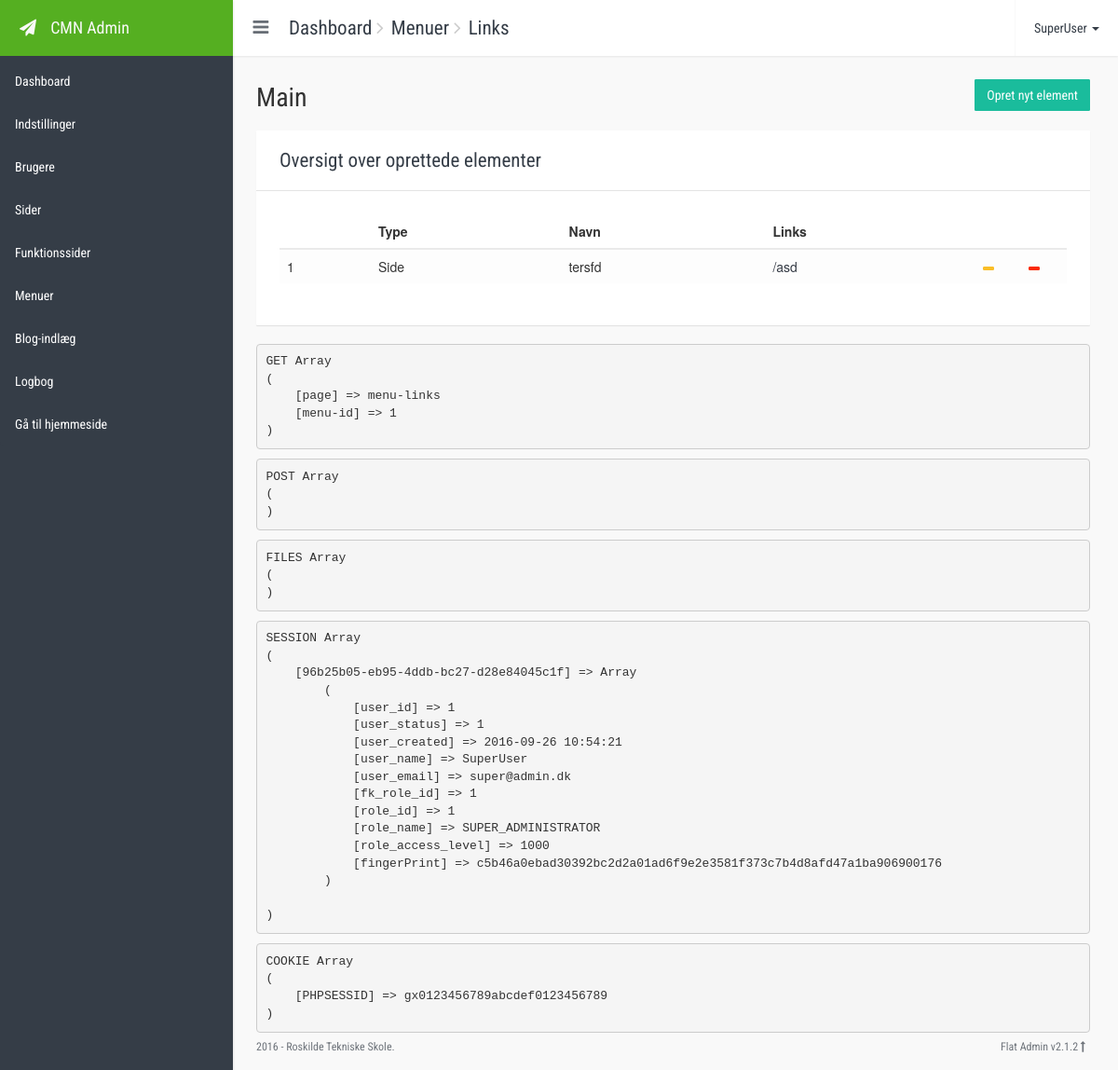
The app's page /cmk-cms/index.php?page=menu-links&menu-id=1 (signed in) with its own data.
### tables this page shows
CREATE TABLE IF NOT EXISTS `menu_links` (
  `menu_link_id` mediumint(8) unsigned NOT NULL AUTO_INCREMENT,
  `menu_link_order` tinyint(3) unsigned NOT NULL,
  `menu_link_name` varchar(55) NOT NULL,
  `menu_link_type` tinyint(3) unsigned NOT NULL,
  `fk_page_id` mediumint(8) unsigned DEFAULT NULL,
  `fk_post_id` int(10) unsigned DEFAULT NULL,
  `fk_menu_id` smallint(5) unsigned NOT NULL,
  PRIMARY KEY (`menu_link_id`),
  KEY `fk_page_id` (`fk_page_id`,`fk_post_id`),
  KEY `fk_menu_id` (`fk_menu_id`),
  KEY `fk_post_id` (`fk_post_id`)
);

CREATE TABLE IF NOT EXISTS `pages` (
  `page_id` mediumint(8) unsigned NOT NULL AUTO_INCREMENT,
  `page_status` tinyint(1) unsigned NOT NULL DEFAULT '0' COMMENT '0=Disabled, 1=Enabled',
  `page_protected` tinyint(1) unsigned NOT NULL DEFAULT '0' COMMENT '0=No, 1=Yes',
  `page_url_key` varchar(50) NOT NULL,
  `page_title` varchar(55) NOT NULL,
  `page_meta_robots` enum('noindex, follow','noindex, nofollow','index, follow','index, nofollow') NOT NULL DEFAULT 'noindex, follow',
  `page_meta_description` varchar(155) DEFAULT NULL,
  PRIMARY KEY (`page_id`),
  UNIQUE KEY `page_url_key` (`page_url_key`)
);

### cmk-cms/config.php (called while the page is built, shortened)
<?php
$include_path = 'includes/';
include $include_path.'classes/db_conf.php';
include $include_path.'classes/events.php';
$DB=new DB();
require $include_path . 'functions.php';
$buttons =
[
	'save'		=> 'btn btn-success',
	'create'	=> 'btn btn-success',
	'edit'		=> 'btn btn-warning btn-xs',
	'delete'	=> 'btn btn-danger btn-xs',
	'primary'	=> 'btn btn-primary',
	'default'	=> 'btn btn-default'
];

### cmk-cms/includes/classes/db_conf.php (called while the page is built, shortened)
<?php
    class DB{
        private $h = "localhost";
        private $u = "root";
        private $p = "";
        private $d = "hfp2_nco_cms";
        protected $conn;
        public $countrows=true;
        function __construct(){
            $this->conn = new mysqli($this->h, $this->u, $this->p, $this->d);
            $this->conn->set_charset("utf8");
            $this->conn->query("SET lc_time_names='da_DK';");
        }
        function find($table,$obj = null){
            $parameters = array();
            if($obj){
                if(isset($obj['join'])){
                    foreach ($obj['join'] as $k=>$v) {
                        $parameters[] 	= $v['type'] . " JOIN " . $v['table'] . " ON " . $v['cond'];
                    }
                }
                if(isset($obj['cond']))  $parameters[] = "WHERE " . $obj['cond'];
                if(isset($obj['group'])) 		$parameters[] 	= "GROUP BY " . $obj['group'];
            }
            $fields = $obj && isset($obj['fields']) ? $obj['fields'] : '*';
            $queryDefault="SELECT " . $fields . " FROM " . $table;
            $query=$queryDefault;
            if(count($parameters) > 0)
                $query .= " " . join(" ",$parameters);
            $result = $this->conn->query($query);
            if($this->countrows && $obj){
                if(isset($obj['order'])) $parameters[] = "ORDER BY " . $obj['order'];
                if(count($parameters) > 0)
                    $query = $queryDefault." " . join(" ",$parameters);
                $result = $this->conn->query($query);
            }
            $r2=array();
            if(!$result){
                query_error($this->conn->error,$query,__LINE__,__FILE__);
            }else if($result->num_rows > 0){
                while ($row = $result->fetch_assoc()) {
                    $r2[]=$row;
                }
            }
            return $r2;
        }
    }
?>

### cmk-cms/view/menu-links.php (the view, shortened to what this page needs)
<?php
$menu_link_types=[
	'1'=>PAGE,
	'2'=>BLOG_POSTS
];
$menu_id="";
if(isset($_GET['menu-id'])) {
	$menu_id = $_GET['menu-id'];
}
?>
<div class="page-title">
	<a class="<?php echo $buttons['create'] ?> pull-right" href="index.php?page=menu-link-create&menu-id=1" data-page="menu-link-create" data-params="menu-id=1"><?php echo $icons['create'] . CREATE_ITEM ?></a>
	<span class="title">
		<?php
		echo $view_files['menu-links']['icon'] . ' Main';
		?>
	</span>
</div>
<div class="card">
	<div class="card-header">
		<div class="card-title">
			<div class="title"><?php echo OVERVIEW_TABLE_HEADER ?></div>
		</div>
	</div>
	<div class="card-body">
		<div class="table-responsive">
			<table class="table table-hover table-striped">
				<thead>
				<tr>
					<th class="icon"><?php echo $icons['sort-asc'] ?></th>
					<th class="icon"></th>
					<th><?php echo TYPE ?></th>
					<th><?php echo NAME ?></th>
					<th><?php echo LINKS ?></th>
					<th class="icon"></th>
					<th class="icon"></th>
				</tr>
				</thead>
				<tbody id="sortable" data-type="menu-links" data-section="<?php echo $menu_id?>">
				<?php
					$sql_options=array(
						'fields'=>'menu_link_id,menu_link_type,menu_link_order,menu_link_name,page_url_key,post_url_key',
						'order'=> "menu_link_order asc",
						'join'=>array(
							array('type'=>'LEFT','table'=>'pages','cond'=>'fk_page_id=page_id'),
							array('type'=>'LEFT','table'=>'posts','cond'=>'fk_post_id=post_id')
						),
						'cond'=>"fk_menu_id=$menu_id",
						'group'=>'menu_link_id'
					);
					$result=$DB->find('menu_links',$sql_options);
					foreach($result as $v){ ?>
				<tr class="sortable-item" id="<?php echo $v['menu_link_id']; ?>">
					<td class="icon"><?php echo $v['menu_link_order']; ?></td>
					<td class="icon"><?php echo $icons['sort'] ?></td>
					<td><?php echo $menu_link_types[$v['menu_link_type']]; ?></td>
					<td><?php echo $v['menu_link_name']; ?></td>
					<td><a href="../<?php echo $v['page_url_key']; ?>" target="_blank">/<?php echo $v['page_url_key'] . ($v['menu_link_type'] == 2 && isset($v['post_url_key']) ? "/".$v['post_url_key']:""); ?></a></td>
					<td class="icon">
						<a class="<?php echo $buttons['edit'] ?>" href="index.php?page=menu-link-edit&menu-id=<?php echo $menu_id; ?>&id=<?php echo $v['menu_link_id']; ?>" data-page="menu-link-edit" data-params="menu-id=<?php echo $menu_id; ?>&id=<?php echo $v['menu_link_id']; ?>" title="<?php echo EDIT_ITEM ?>"><?php echo $icons['edit'] ?></a>
					</td>
					<td class="icon">
						<a class="<?php echo $buttons['delete'] ?>"  data-toggle="confirmation" href="index.php?page=menu-links&menu-id=<?php echo $menu_id; ?>&id=<?php echo $v['menu_link_id']; ?>&delete" data-page="menu-links" data-params="menu-id=<?php echo $menu_id; ?>&id=<?php echo $v['menu_link_id']; ?>&delete" title="<?php echo DELETE_ITEM ?>"><?php echo $icons['delete'] ?></a>
					</td>
				</tr>
				<?php }?>
				</tbody>
			</table>
		</div>
	</div>
</div>
<?php
if (DEVELOPER_STATUS) { show_developer_info(); }

### cmk-cms/css/style.css (style rules this page uses)
html { height: 100%; }
body { padding-top: 0; height: 100%; position: relative; }
* { outline: none; }
a { text-decoration: none; }
.page-title { font-family: 'Roboto Condensed', sans-serif; margin-left: -10px; margin-right: -10px; padding: 15px 10px; margin-bottom: 0px; height: auto; }
.page-title .title { font-size: 2em; }
.card { background-color: #FFF; border-radius: 1px; overflow: hidden; position: relative; }
.card .card-body { padding: 25px; }
.card .card-header .card-title { padding: 1.2em 25px; float: left; }
.card .card-header .card-title .title { font-family: 'Roboto Condensed', sans-serif; font-size: 1.5em; text-decoration: none; }
.card .card-header:after { content: ''; display: block; clear: both; }
.btn { border-radius: 1px; border-width: 1px; font-family: 'Roboto Condensed', sans-serif; }
th.icon, td.icon { width: 49px; }

### cmk-cms/css/themes/flat-new.css (style rules this page uses)
.flat-blue { background-color: #F9F9F9; }
.flat-blue a { color: #363c46; }
.flat-blue .card { box-shadow: 0 1px 1px rgba(0, 0, 0, 0.1); border: 0px solid #E4E4E4; }
.flat-blue .card .card-header { border-bottom: 1px solid #E4E4E4; }
.flat-blue .card .card-header .title { color: #353d47; }
.flat-blue .btn.btn-success, .bootstrap-switch .bootstrap-switch-handle-on.bootstrap-switch-success { background-color: #1ABC9C; color: #FFF; border-color: #1ABC9C; }
.flat-blue .btn.btn-warning { background-color: #FABE28; color: #FFF; border-color: #FABE28; }
.flat-blue .btn.btn-danger, .bootstrap-switch .bootstrap-switch-handle-off.bootstrap-switch-danger { background-color: #FA2A00; color: #FFF; border-color: #FA2A00; }
.flat-blue .table > tbody > tr > td, .flat-blue .table > tbody > tr > th, .flat-blue .table > tfoot > tr > td, .flat-blue .table > tfoot > tr > th { border-color: #EAEAEA; }
.flat-blue .table > thead > tr > th { border-color: #EAEAEA; }
.flat-blue .table.table-striped > tbody > tr:nth-of-type(odd) { background-color: #FDFDFD; }

### records on screen
menu_links: menu_link_order "1", menu_link_type "Side", menu_link_name "tersfd", fk_page.page_url_key "asd"

### other values on screen
$view_files['index']['title'] "Dashboard"
$view_files['menus']['title'] "Menuer"
$view_files['menu-links']['title'] "Links"
$user['user_name'] "SuperUser"
$details['title'] "Dashboard"
$details['title'] "Indstillinger"
$details['title'] "Brugere"
$details['title'] "Sider"
$details['title'] "Funktionssider"
$details['title'] "Menuer"
$details['title'] "Blog-indlæg"
$details['title'] "Logbog"
GO_TO_SITE "Gå til hjemmeside"
CREATE_ITEM "Opret nyt element"
OVERVIEW_TABLE_HEADER "Oversigt over oprettede elementer"
